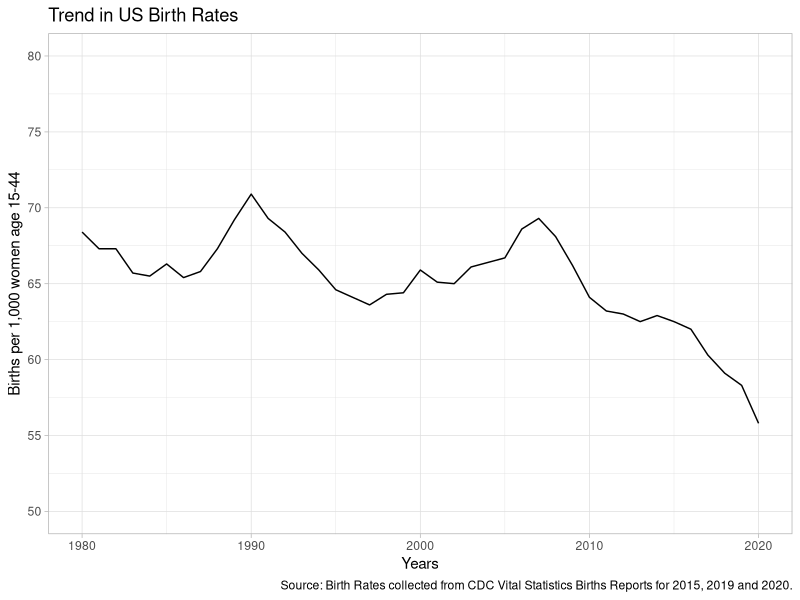
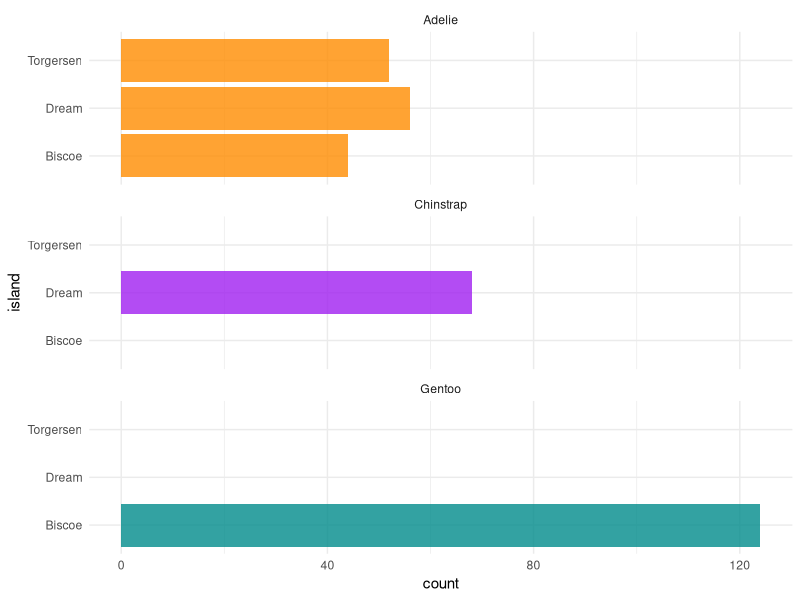
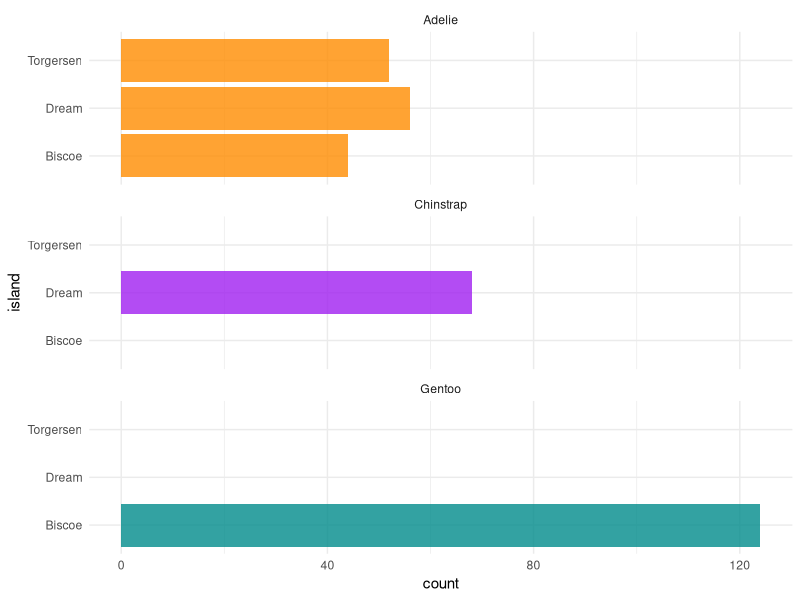
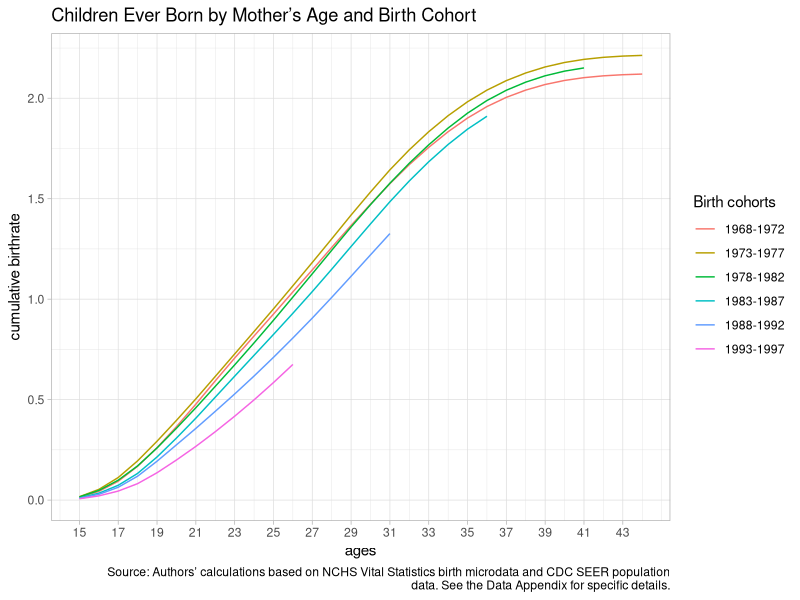

Write R code to recreate these figures, in order.
## ---- chunk 1
#| include: false
#| warning: false
#| message: false

library(tidyverse)
library(palmerpenguins)
library(knitr)
library(ggplot2)
library(haven)
library(dplyr)
options(dplyr.summarise.inform = FALSE)
## ---- chunk 2
#| label: fig-1
#| fig-cap: Trends in U.S. Birth rates of 1000 women between age 15 to 44 from 1980 to 2020
#| messages: false
#| echo: false
#| warning: false
#| 
fig1_data <- read.csv(here::here("inputs/data/fig_1.csv"))
fig1_data %>%
  ggplot(aes(x = year,
             y = brate_all)) +
  geom_line() +
  scale_y_continuous(limits = c(50, 80), breaks = seq(50, 80, by = 5)) +
  labs(
    title = "Trend in US Birth Rates",
    x = "Years",
    y = "Births per 1,000 women age 15-44",
    caption = "Source: Birth Rates collected from CDC Vital Statistics Births Reports for 2015, 2019 and 2020."
  )  +
  theme_light()
## ---- chunk 3
#| messages: false
#| echo: false
#| warning: false

## ---- chunk 4
#| messages: false
#| echo: false
#| warning: false


## ---- chunk 5
#| label: fig-billss
#| fig-cap: Relationship between Changes in Birth Rates 2004-2008 to 2014-2019
#| messages: false
#| echo: false
#| warning: false
#| fig-width: 8
#| fig-height: 4

ggplot(penguins, aes(x = island, fill = species)) +
  geom_bar(alpha = 0.8) +
  scale_fill_manual(values = c("darkorange","purple","cyan4"),
                    guide = "none") +
  theme_minimal() +
  facet_wrap(~species, ncol = 1) +
  coord_flip()
## ---- chunk 6
#| label: fig-billsss
#| fig-cap: Trends in Birth Rates by Population subgroup Five-year age group
#| messages: false
#| echo: false
#| warning: false
#| fig-width: 8
#| fig-height: 4

ggplot(penguins, aes(x = island, fill = species)) +
  geom_bar(alpha = 0.8) +
  scale_fill_manual(values = c("darkorange","purple","cyan4"),
                    guide = "none") +
  theme_minimal() +
  facet_wrap(~species, ncol = 1) +
  coord_flip()
## ---- chunk 7
#| label: fig-4
#| fig-cap: cohorts
#| messages: false
#| echo: false
#| warning: false
nch_cohot_data <- read_dta(here::here("inputs/data/nchs/nchs_cohort_analysis.dta"))
agecomp_data <- read_dta(here::here("inputs/data/pop/agecomp-seer.dta"))

pop_by_cohort<- agecomp_data %>%
  select(1:32) %>%
  group_by(year) %>%
  select(-c(stname)) %>%
  summarise(across(everything(),sum)) %>%
  pivot_longer(-c(year), names_to = "mage", values_to = "pop") %>%
  mutate(mage = as.numeric(str_replace(mage, "fem", ""))) %>%
  mutate(birthyear = year - mage) %>%
  mutate(cohort2 = case_when(birthyear >= 1968 & birthyear <=1972 ~ 1,
                            birthyear >= 1973 & birthyear <=1977 ~ 2,
                            birthyear >= 1978 & birthyear <=1982 ~ 3,
                            birthyear >= 1983 & birthyear <=1987 ~ 4,
                            birthyear >= 1988 & birthyear <=1992 ~ 5,
                            birthyear >= 1993 & birthyear <=1997 ~ 6)) %>% 
  group_by(cohort2,mage) %>%
  summarise(pop = sum(pop))


fig5_data <- right_join(nch_cohot_data, pop_by_cohort, by=c("mage", "cohort2"))
fig5_data <- fig5_data %>%
  mutate(birthrate=numbirth/pop*1000,
         age_2024_year = case_when(cohort2 == 1 ~ 1992,
                                   cohort2 == 2 ~ 1997,
                                   cohort2 == 3 ~ 2002,
                                   cohort2 == 4 ~ 2007,
                                   cohort2 == 5 ~ 2012,
                                   cohort2 == 6 ~ 2017))

fig5_data <- fig5_data %>% 
  group_by(age_2024_year) %>% 
  mutate(cum_birthrate = cumsum(birthrate)/1000, 
         cohort = case_when(cohort2 == 1 ~ "1968-1972",
                                  cohort2 == 2 ~ "1973-1977",
                                  cohort2 == 3 ~ "1978-1982",
                                  cohort2 == 4 ~ "1983-1987",
                                  cohort2 == 5 ~ "1988-1992",
                                  cohort2 == 6 ~ "1993-1997"))

fig5_data <-  na.omit(fig5_data)
fig5_data %>%
  ggplot(aes(x = mage,
             y = cum_birthrate,
             color = cohort)) +
  geom_line()  +
  labs(
    title = "Children Ever Born by Mother’s Age and Birth Cohort",
    x = "ages",
    y = "cumulative birthrate",
    caption = "Source: Authors’ calculations based on NCHS Vital Statistics birth microdata and CDC SEER population
data. See the Data Appendix for specific details.",
    color = "Birth cohorts"
  ) +
  scale_x_continuous(limits=c(15, 44), breaks=seq(15, 44, by = 2)) +
  theme_light()

